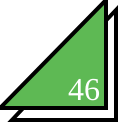
Frame 1 (no input)
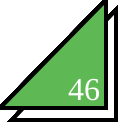
Frame 60 (no input)
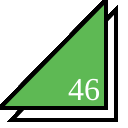
Frame 120 (the mouse pressed at the canvas centre since frame 60)

The p5.js sketch that drew these frames (run headless with seeded random() and noise() and a simulated clock; from frame 60 on, the mouse is pressed at the canvas centre):

// p5.js sketch
// ── sketch.js
function setup() {
  createCanvas(128,128);
}

function draw() {
  // background(0);
  strokeWeight(4);
  // fill(178, 100, 162);
  triangle(12,120,116,120,116,10);
  fill(94, 185, 84);
  triangle(0,108,106,108,106,0);
  fill(255);
  textSize(32);
  textFont("serif");
  text("46", 68, 100);
}
